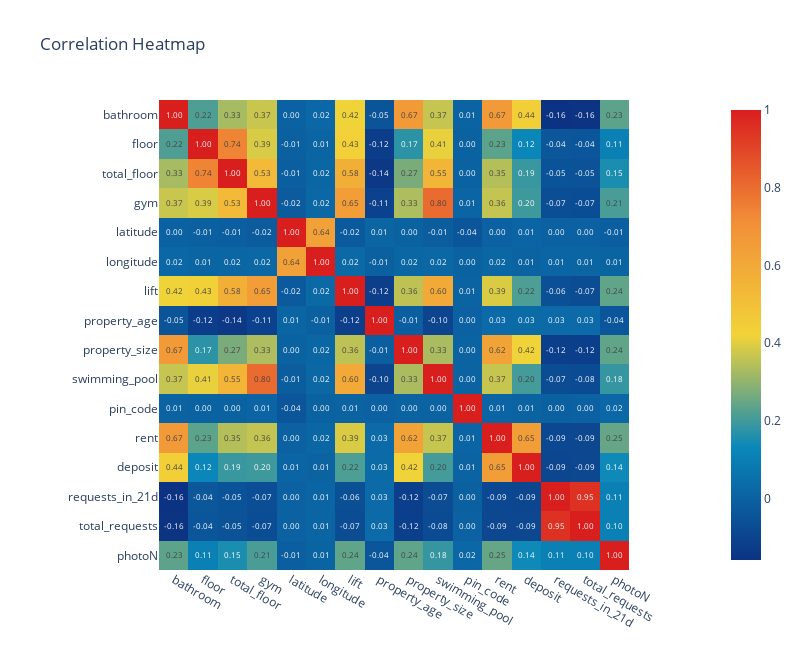

The notebook cell this image was saved under:
### Markdown cell above
Notable correlations:
- Bathroom and rent: 0.65
- Floor and total_floor: 0.74
- Gym and lift: 0.64
- Gym and swimming pool: 0.8
- Property size and rent: 0.62
- rent and deposit: 0.62

### Code cell
# Calculate the correlation matrix
corr_matrix = prop3[numVars].corr()

# Create the heatmap
px.imshow(
    corr_matrix,
    text_auto=".2f",
    color_continuous_scale="Portland",
    width=800,
    height=650,
    title="Correlation Heatmap",
)

### Figure 1 — Plotly figure (JSON) as saved in the notebook; plotly's stock layout.template omitted (floating-point values rounded to 4 significant figures; data arrays with more than 128 entries replaced by an {"elided": "..."} marker saying what was removed)
{"data": [{"coloraxis": "coloraxis", "hovertemplate": "x: %{x}<br>y: %{y}<br>color: %{z}<extra></extra>", "name": "0", "texttemplate": "%{z:.2f}", "type": "heatmap", "x": ["bathroom", "floor", "total_floor", "gym", "latitude", "longitude", "lift", "property_age", "property_size", "swimming_pool", "pin_code", "rent", "deposit", "requests_in_21d", "total_requests", "photoN"], "xaxis": "x", "y": ["bathroom", "floor", "total_floor", "gym", "latitude", "longitude", "lift", "property_age", "property_size", "swimming_pool", "pin_code", "rent", "deposit", "requests_in_21d", "total_requests", "photoN"], "yaxis": "y", "z": {"elided": "16x16 float values"}}], "layout": {"coloraxis": {"colorscale": [[0, "rgb(12,51,131)"], [0.25, "rgb(10,136,186)"], [0.5, "rgb(242,211,56)"], [0.75, "rgb(242,143,56)"], [1, "rgb(217,30,30)"]]}, "height": 650, "title": {"text": "Correlation Heatmap"}, "width": 800, "xaxis": {"anchor": "y", "constrain": "domain", "domain": [0, 1], "scaleanchor": "y"}, "yaxis": {"anchor": "x", "autorange": "reversed", "constrain": "domain", "domain": [0, 1]}}}
